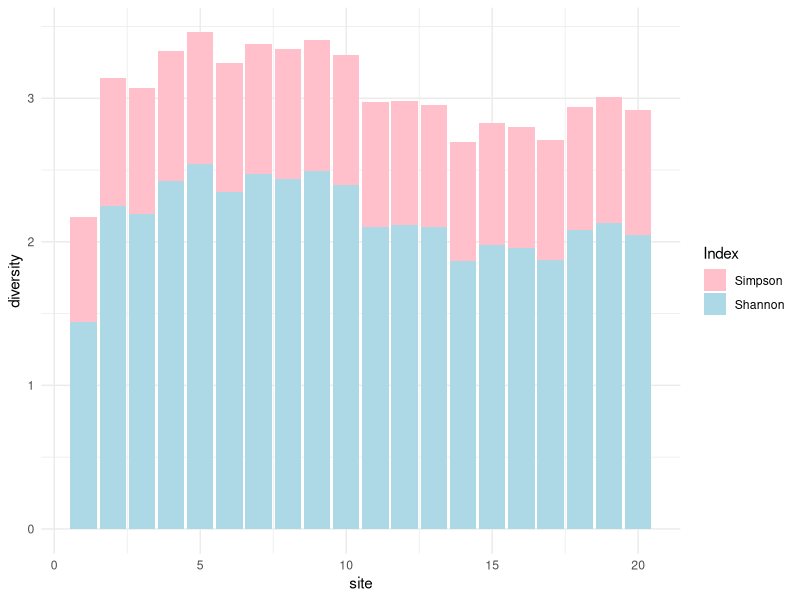
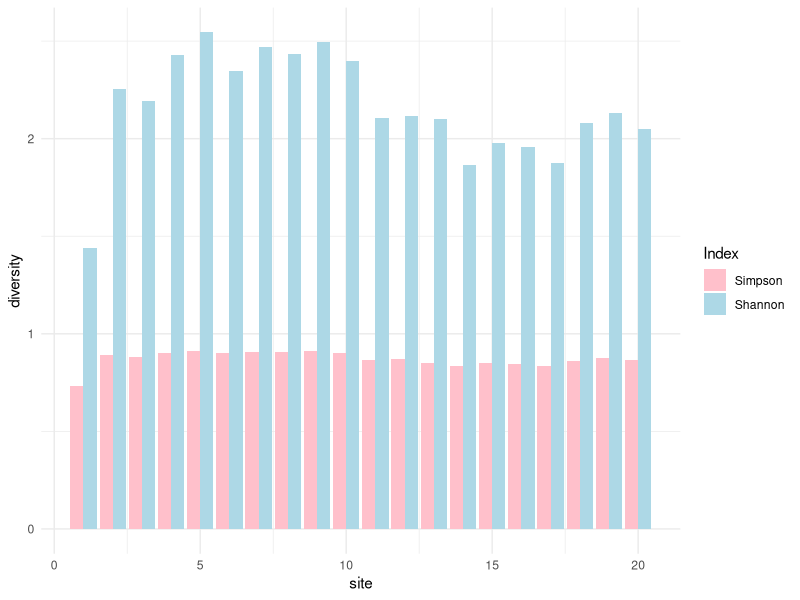
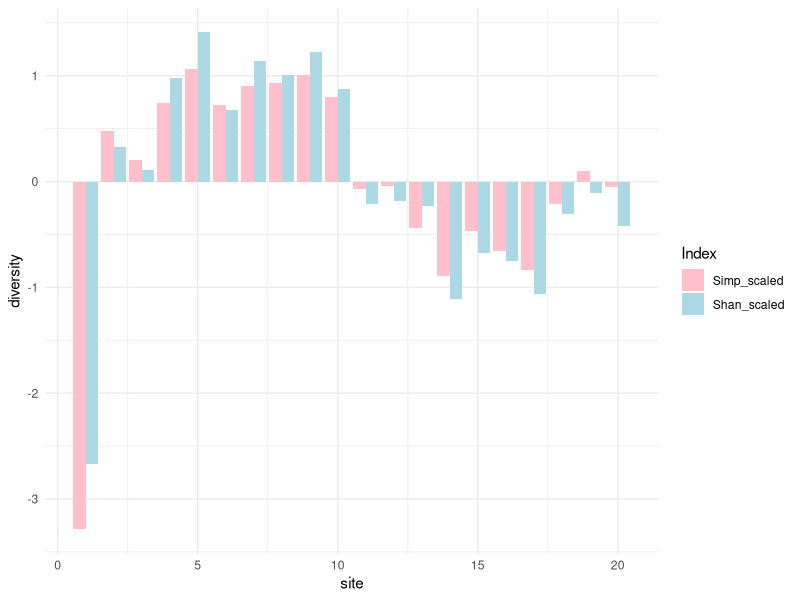
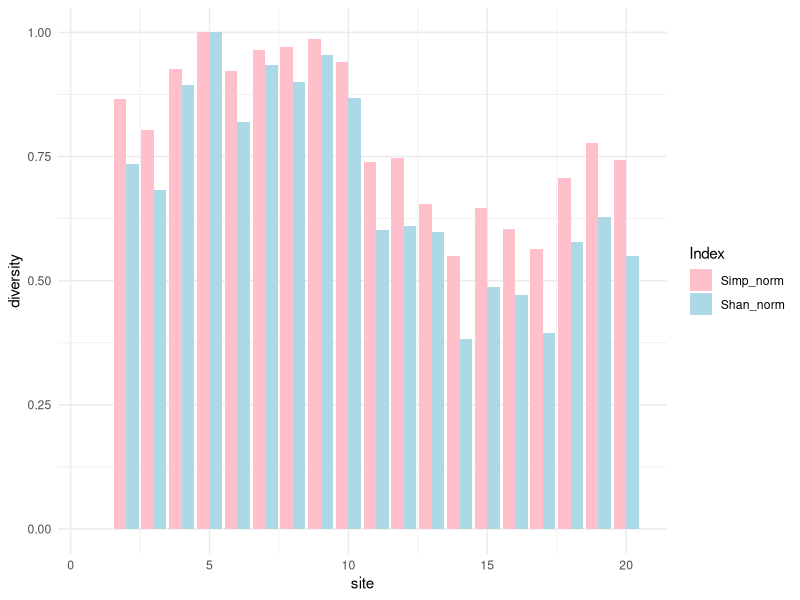
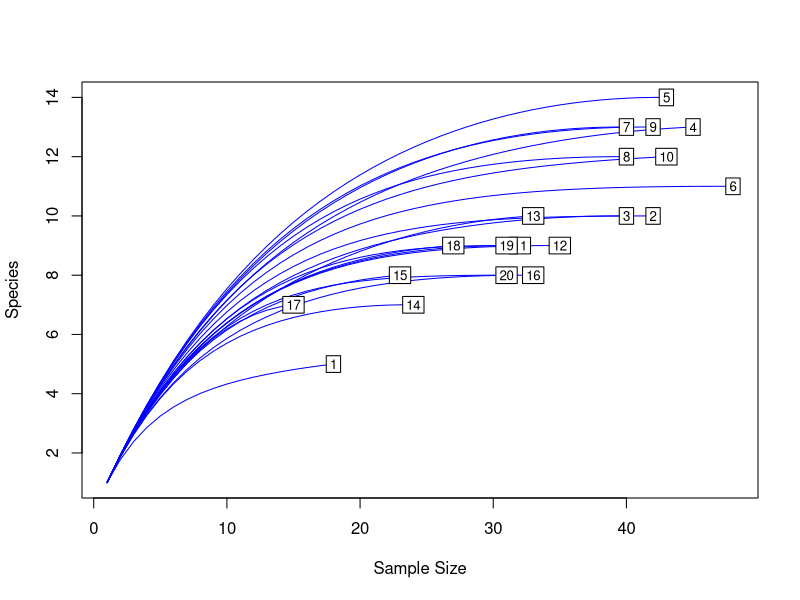
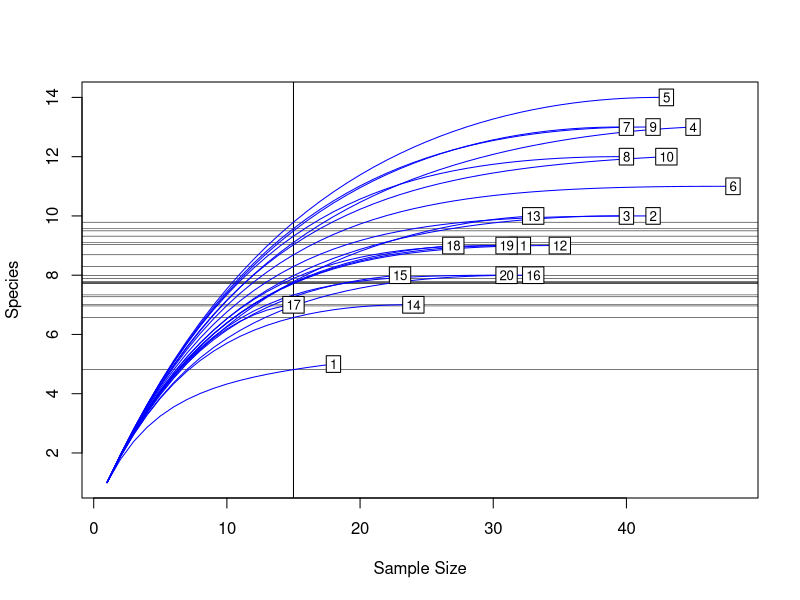
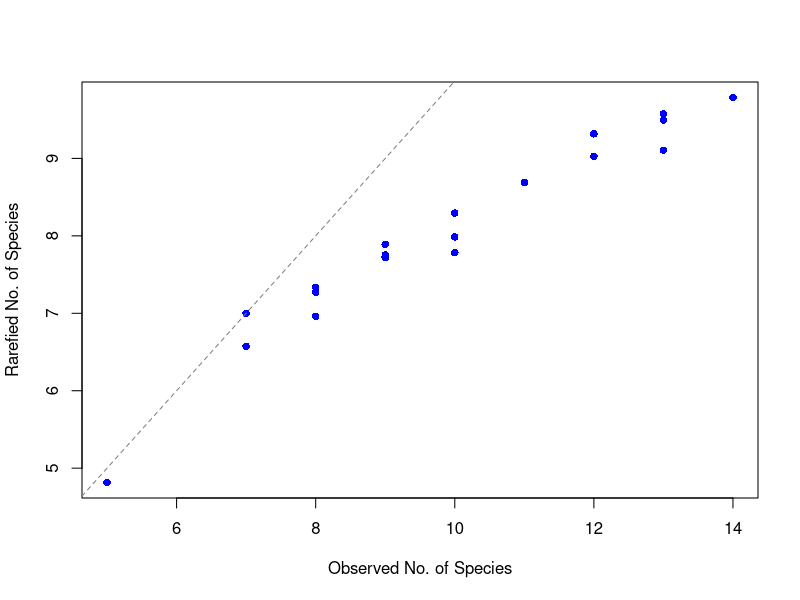
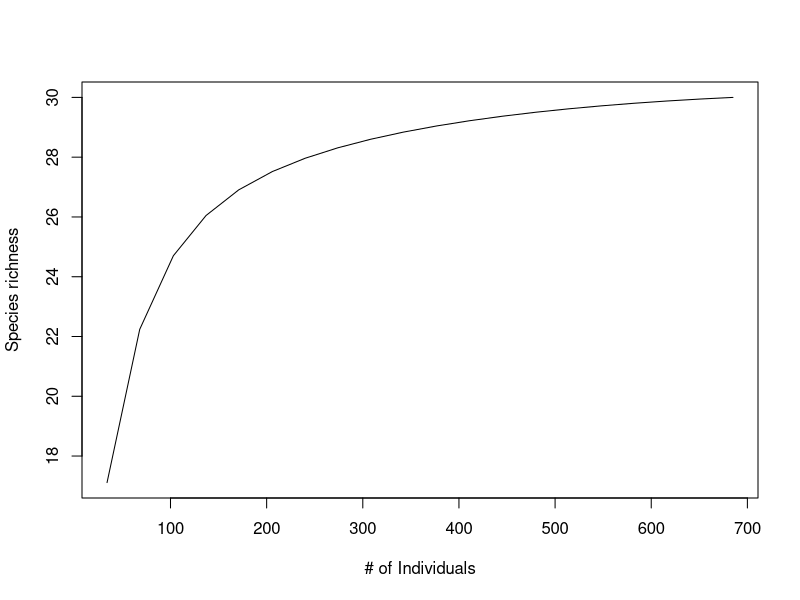

R code for these plots, in order:
# Community Data Analysis: Diversity: 4/18/23

# Using the Dutch dune meadow data from vegan, we will look at the community composition and diversity

# Load vegan and other libraries
#install.packages("vegan")
library(vegan)
library(reshape2)
library(ggplot2)

# Load the 'dune' data set (comes with vegan) -Vegetation and Environment in Dutch Dune Meadows
# dune = Vegetation Dutch Dune Meadows, 20 sites with 30 species
data(dune)

# Look at the dataset
View(dune)



### 1. Diversity ###

## Calculate diversity indices

# 1.1. Simpson's diversity index
diversity(dune,index = "simpson") 

d1<-diversity(dune,index = "simpson") 

###@@ Q1. What are the minimum and maximum Simpson's diversity indices?  ###


###@@ Q2. Which site has the highest Simpson's diversity?



## 1.2. Shannon's diversity index 

diversity(dune, index = "shannon")

###@@ Q3. What are the minimum and maximum Shannon's diversity indices?  ###


###@@ Q4. Which site has the highest Simpson's diversity?



# if we have time... 
# check if the 2 indices show similar diversity levels

d1<-diversity(dune,index = "simpson") 
d2<-diversity(dune, index = "shannon")

diversity<-data.frame(site=1:20, Simpson=d1, Shannon=d2)

diversity2<-melt(diversity, id.vars="site")
colnames(diversity2)[2:3]<-c("Index","diversity")

ggplot(diversity2, aes(x=site, y=diversity, fill=Index))+
    geom_bar(stat="identity")+
    theme_minimal()+
    scale_fill_manual(values=c("pink","lightblue"))

# you can add "position=position_dodge()" 
ggplot(diversity2, aes(x=site, y=diversity, fill=Index))+
    geom_bar(stat="identity", position=position_dodge())+
    theme_minimal()+
    scale_fill_manual(values=c("pink","lightblue"))


# If you are really interested in the difference between the two indicies,
# you can standardize or normalize the values and compare them:

## a) standardize the values using scale function

scale(diversity$Simpson)

diversity$Simp_scaled<-as.vector(scale(diversity$Simpson))
diversity$Shan_scaled<-as.vector(scale(diversity$Shannon))

# melt the select variables
diversity3<-melt(diversity[,c(1,4:5)], id.vars="site")

# assign column names
colnames(diversity3)[2:3]<-c("Index","diversity")

#plot the results
ggplot(diversity3, aes(x=site, y=diversity, fill=Index))+
    geom_bar(stat="identity", position=position_dodge())+
    theme_minimal()+
    scale_fill_manual(values=c("pink","lightblue"))


## b) normalize the values 
#define normalization function (BBmisc pacakge has 'normalize' function)
min_max_norm <- function(x) {
    (x - min(x)) / (max(x) - min(x))
}

#apply the function
diversity$Simp_norm<-as.vector(min_max_norm(diversity$Simpson))
diversity$Shan_norm<-as.vector(min_max_norm(diversity$Shannon))

# melt the select variables
diversity4<-melt(diversity[,c(1,6:7)], id.vars="site")

# assign column names
colnames(diversity4)[2:3]<-c("Index","diversity")

#plot the results
ggplot(diversity4, aes(x=site, y=diversity, fill=Index))+
    geom_bar(stat="identity", position=position_dodge())+
    theme_minimal()+
    scale_fill_manual(values=c("pink","lightblue"))


### 1.3. beta diversity ###
#Use 'betadiver' function to calculate beta diversity

#Calculate the Whittaker's beta diversity ('w')
w1 <- betadiver(dune, method="w")
mean(w1)



### 2. Rarefaction  ###

## Was sampling enough to detect each species? ##

# We can use 'rarefy' function to calculate "expected" # of species IF only the minimum number of individuals were present in each site

# Calculate the total number of individuals in each site: 
rowSums(dune)

# and find the smallest number of observation
mincount<-min(rowSums(dune))

#Use 'rarefy' function
rarefy(dune, mincount)


#Use 'rarecurve' function to plot the curve for each site

rarecurve(dune, col = "blue")

# Add lines from rarefy values
rarecurve(dune, sample=mincount, col = "blue")


## Plot observed vs. expected 
# - Number of observed species
obs<-specnumber(dune)

# - Number of expected species
exp<-rarefy(dune, mincount)

# Using the base 'plot' function, quickly visualize;
plot(obs, exp, xlab = "Observed No. of Species", ylab = "Rarefied No. of Species", pch=16, col="blue")
abline(0, 1, lty=2, col="gray50")



# We can also look at the aggregate curve to see if the data captured the overall diversity 

# 'specaccum' finds species accumulation curves for the number of samples/individuals 
sp<-specaccum(dune, method="rarefaction")

# Species accumulation curve for # of individuals
plot(sp$individuals, sp$richness, xlab="# of Individuals", ylab="Species richness", type="l")

# Species accumulation curve for # of samples/sites
plot(sp$sites, sp$richness, xlab="# of Sites", ylab="Species richness", type="l")



###@@ Q5. Conduct rarefaction analysis on 'BCI' data (BCI comes with vegan and contains 'Barro Colorado Island Tree Counts' data)
###@@ what do you think of the sampling effort? Was it enough? How does it compare to the 'dune' dataset? Please include at least one plot you created 
data(BCI)





